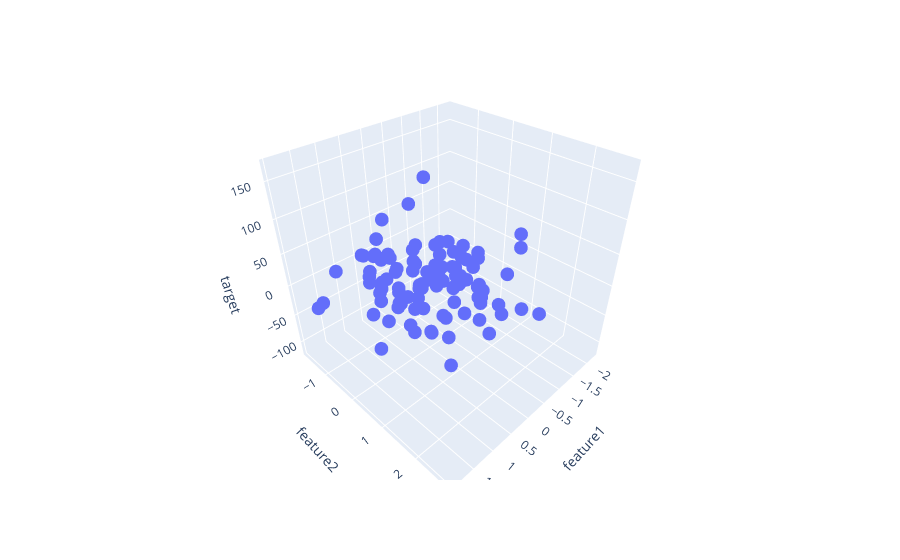

The notebook cell saved with this chart:
### Code cell
fig = px.scatter_3d(df, x='feature1', y='feature2', z= 'target')
fig.show()
